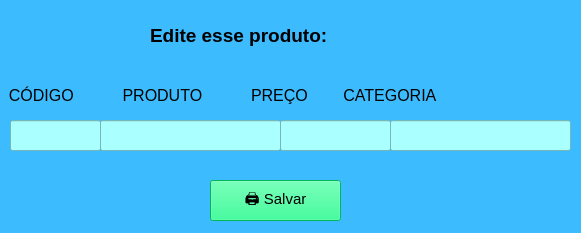
<?xml version="1.0" encoding="UTF-8"?>
<ui version="4.0">
 <class>MainWindow</class>
 <widget class="QMainWindow" name="MainWindow">
  <property name="geometry">
   <rect>
    <x>0</x>
    <y>0</y>
    <width>581</width>
    <height>233</height>
   </rect>
  </property>
  <property name="windowTitle">
   <string>MainWindow</string>
  </property>
  <property name="styleSheet">
   <string notr="true">background-color: rgb(60, 187, 255);</string>
  </property>
  <widget class="QWidget" name="centralwidget">
   <widget class="QLabel" name="label">
    <property name="geometry">
     <rect>
      <x>150</x>
      <y>20</y>
      <width>281</width>
      <height>31</height>
     </rect>
    </property>
    <property name="font">
     <font>
      <pointsize>14</pointsize>
      <weight>75</weight>
      <bold>true</bold>
     </font>
    </property>
    <property name="text">
     <string>Edite esse produto:</string>
    </property>
   </widget>
   <widget class="QLineEdit" name="lineEdit">
    <property name="geometry">
     <rect>
      <x>10</x>
      <y>120</y>
      <width>91</width>
      <height>31</height>
     </rect>
    </property>
    <property name="font">
     <font>
      <pointsize>10</pointsize>
     </font>
    </property>
    <property name="styleSheet">
     <string notr="true">background-color: rgb(170, 255, 255);</string>
    </property>
   </widget>
   <widget class="QLineEdit" name="lineEdit_2">
    <property name="geometry">
     <rect>
      <x>100</x>
      <y>120</y>
      <width>181</width>
      <height>31</height>
     </rect>
    </property>
    <property name="font">
     <font>
      <pointsize>10</pointsize>
     </font>
    </property>
    <property name="styleSheet">
     <string notr="true">background-color: rgb(170, 255, 255);</string>
    </property>
   </widget>
   <widget class="QLineEdit" name="lineEdit_3">
    <property name="geometry">
     <rect>
      <x>280</x>
      <y>120</y>
      <width>111</width>
      <height>31</height>
     </rect>
    </property>
    <property name="font">
     <font>
      <pointsize>10</pointsize>
     </font>
    </property>
    <property name="styleSheet">
     <string notr="true">background-color: rgb(170, 255, 255);</string>
    </property>
   </widget>
   <widget class="QLineEdit" name="lineEdit_4">
    <property name="geometry">
     <rect>
      <x>390</x>
      <y>120</y>
      <width>181</width>
      <height>31</height>
     </rect>
    </property>
    <property name="font">
     <font>
      <pointsize>10</pointsize>
     </font>
    </property>
    <property name="styleSheet">
     <string notr="true">background-color: rgb(170, 255, 255);</string>
    </property>
   </widget>
   <widget class="QLabel" name="label_2">
    <property name="geometry">
     <rect>
      <x>0</x>
      <y>80</y>
      <width>531</width>
      <height>31</height>
     </rect>
    </property>
    <property name="font">
     <font>
      <pointsize>12</pointsize>
     </font>
    </property>
    <property name="text">
     <string>  CÓDIGO           PRODUTO           PREÇO        CATEGORIA</string>
    </property>
   </widget>
   <widget class="QPushButton" name="btsalvar">
    <property name="geometry">
     <rect>
      <x>210</x>
      <y>180</y>
      <width>131</width>
      <height>41</height>
     </rect>
    </property>
    <property name="font">
     <font>
      <pointsize>11</pointsize>
      <weight>50</weight>
      <bold>false</bold>
     </font>
    </property>
    <property name="styleSheet">
     <string notr="true">background-color: rgb(0, 255, 127);</string>
    </property>
    <property name="text">
     <string>🖨️ Salvar</string>
    </property>
    <property name="flat">
     <bool>false</bool>
    </property>
   </widget>
  </widget>
 </widget>
 <resources/>
 <connections/>
</ui>
